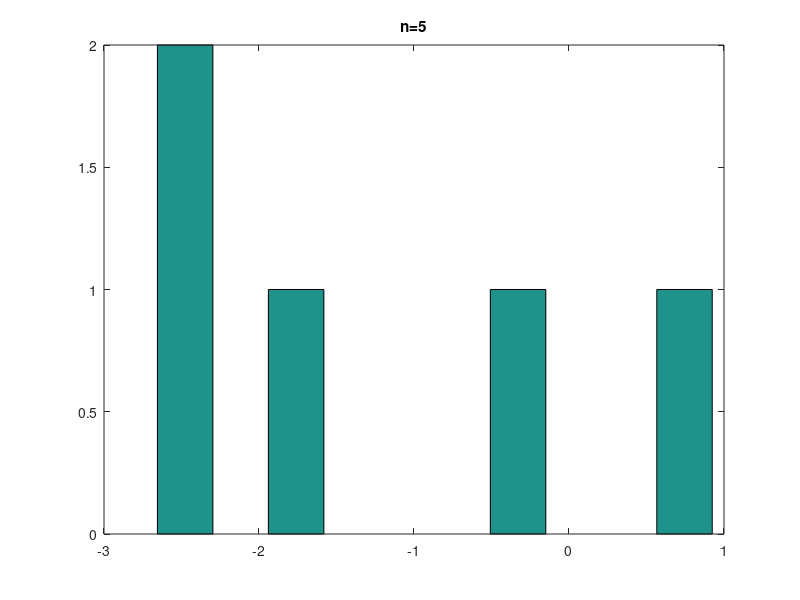

MATLAB code for this plot: (Note: this script raises an error after producing the figure.)
clear;
n = input('Please enter the number of samples: ');
X = [];               % X stores the sample outcomes

for i = 1:n
    % Generate random number in [-3,2] and store in X
    X = [X 5*rand() - 3];   
end

hist(X)
title(['n=',num2str(n)])

disp(['The sample mean is: ',num2str(mean(X))]);
disp(['The sample variance is: ',num2str(var(X))]);

M = sort(bootstrp(n,@mean,X));
S = sort(bootstrp(n,@std,X));

% Get index of 2.5% point and 97.5% point
disp(['The bootstrap confidence interval for sample mean is: [',...
    num2str(M(ceil(n*0.025))),',',num2str(M(floor(n*0.975))),']']);
disp(['The bootstrap confidence interval ',...
    'for sample standard deviation is: [',...
    num2str(S(ceil(n*0.025))),',',num2str(S(floor(n*0.975))),']']);
